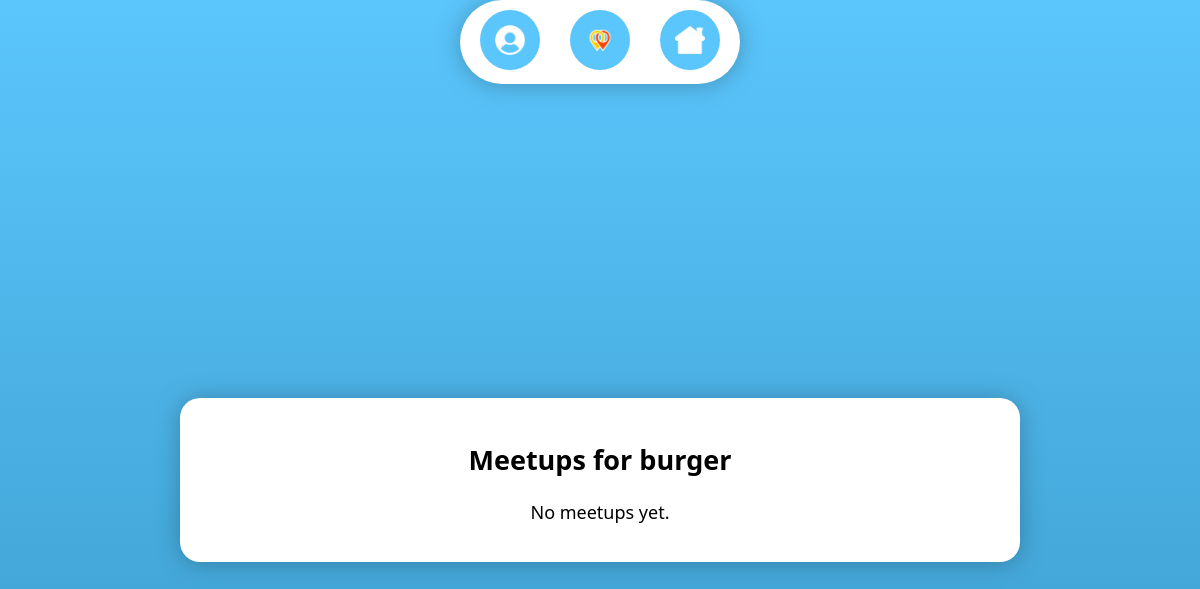
The page /history/ (signed in) on the database as committed earlier.
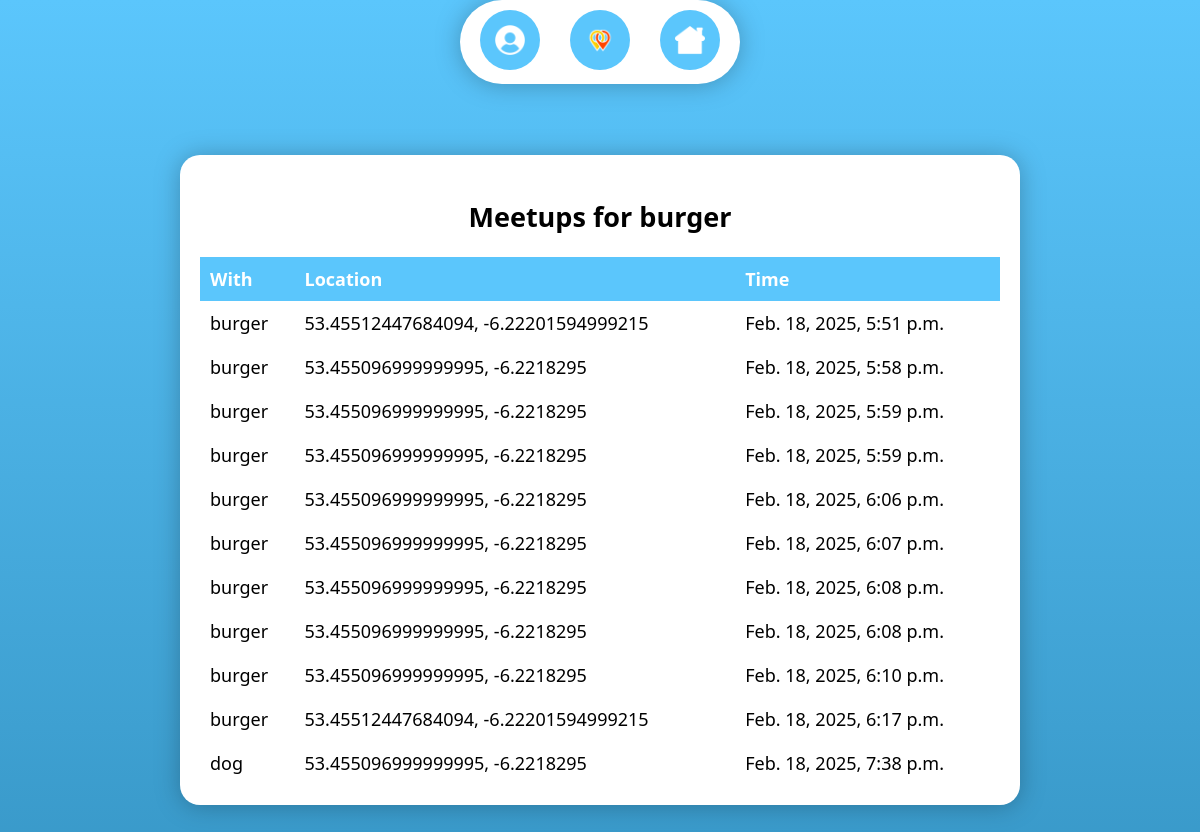
The same page on the database as committed later.
### meetups/models.py (models this page shows, shortened)
class Meetup(models.Model):
    scanner = models.ForeignKey(Profile, on_delete=models.CASCADE, related_name="scanned_meetups")
    scanned = models.ForeignKey(Profile, on_delete=models.CASCADE, related_name="scanned_by_meetups")
    timestamp = models.DateTimeField(default=now)
    location = models.CharField(max_length=255, blank=True, null=True)  # Optional location

class Profile(models.Model):
    user = models.OneToOneField(User, on_delete=models.CASCADE)
    follows = models.ManyToManyField(
        "self",
        related_name="followed_by",
        symmetrical=False,
        blank=True
    )
    qr_code_id = models.UUIDField(default=uuid.uuid4, unique=True, editable=False)

class User(AbstractUser):
    email = models.EmailField('Email', unique=True)
    USERNAME_FIELD = 'email'
    REQUIRED_FIELDS = []
    objects = UserManager()

### meetups/views.py (the view)
# urls.py: path('history/', views.history, name="history"),
def history(request):
    profile = request.user.profile  # Get the logged-in user's profile
    meetups = profile.scanned_meetups.all() | profile.scanned_by_meetups.all()
    return render(request, "history.html", {"meetups": meetups})

### meetups/templates/history.html (shortened to what this page needs)
{% extends 'base.html' %}
{% block content %}
<h2>Meetups for {{ request.user.username }}</h2>
{% if meetups %}
    <div class="history">
        <table>
            <thead>
                <tr>
                    <th>With</th>
                    <th>Location</th>
                    <th>Time</th>
                </tr>
            </thead>
            <tbody>
                {% for meetup in meetups %}
                <tr>
                    <td>
                        {% if meetup.scanner.user == request.user %}
                            {{ meetup.scanned.user.username }}
                        {% else %}
                            {{ meetup.scanner.user.username }}
                        {% endif %}
                    </td>
                    <td>{{ meetup.location|default:"N/A" }}</td>
                    <td>{{ meetup.timestamp }}</td>
                </tr>
                {% endfor %}
            </tbody>
        </table>
    </div>
{% else %}
    <p>No meetups yet.</p>
{% endif %}
{% endblock %}

Rows that differ between the two databases and show on the page:
added Meetup: scanned.user.username "burger", location "53.45512447684094, -6.22201594999215", timestamp "Feb. 18, 2025, 5:51 p.m."
added Meetup: scanned.user.username "burger", location "53.455096999999995, -6.2218295", timestamp "Feb. 18, 2025, 5:58 p.m."
added Meetup: scanned.user.username "burger", location "53.455096999999995, -6.2218295", timestamp "Feb. 18, 2025, 5:59 p.m."
added Meetup: scanned.user.username "burger", location "53.455096999999995, -6.2218295", timestamp "Feb. 18, 2025, 5:59 p.m."
added Meetup: scanned.user.username "burger", location "53.455096999999995, -6.2218295", timestamp "Feb. 18, 2025, 6:06 p.m."
added Meetup: scanned.user.username "burger", location "53.455096999999995, -6.2218295", timestamp "Feb. 18, 2025, 6:07 p.m."
added Meetup: scanned.user.username "burger", location "53.455096999999995, -6.2218295", timestamp "Feb. 18, 2025, 6:08 p.m."
added Meetup: scanned.user.username "burger", location "53.455096999999995, -6.2218295", timestamp "Feb. 18, 2025, 6:08 p.m."
added Meetup: scanned.user.username "burger", location "53.455096999999995, -6.2218295", timestamp "Feb. 18, 2025, 6:10 p.m."
added Meetup: scanned.user.username "burger", location "53.45512447684094, -6.22201594999215", timestamp "Feb. 18, 2025, 6:17 p.m."
added Meetup: scanned.user.username "dog", location "53.455096999999995, -6.2218295", timestamp "Feb. 18, 2025, 7:38 p.m."
Other text that changed with them:
text no longer shown: "No meetups yet."
text now shown: "With Location Time"
